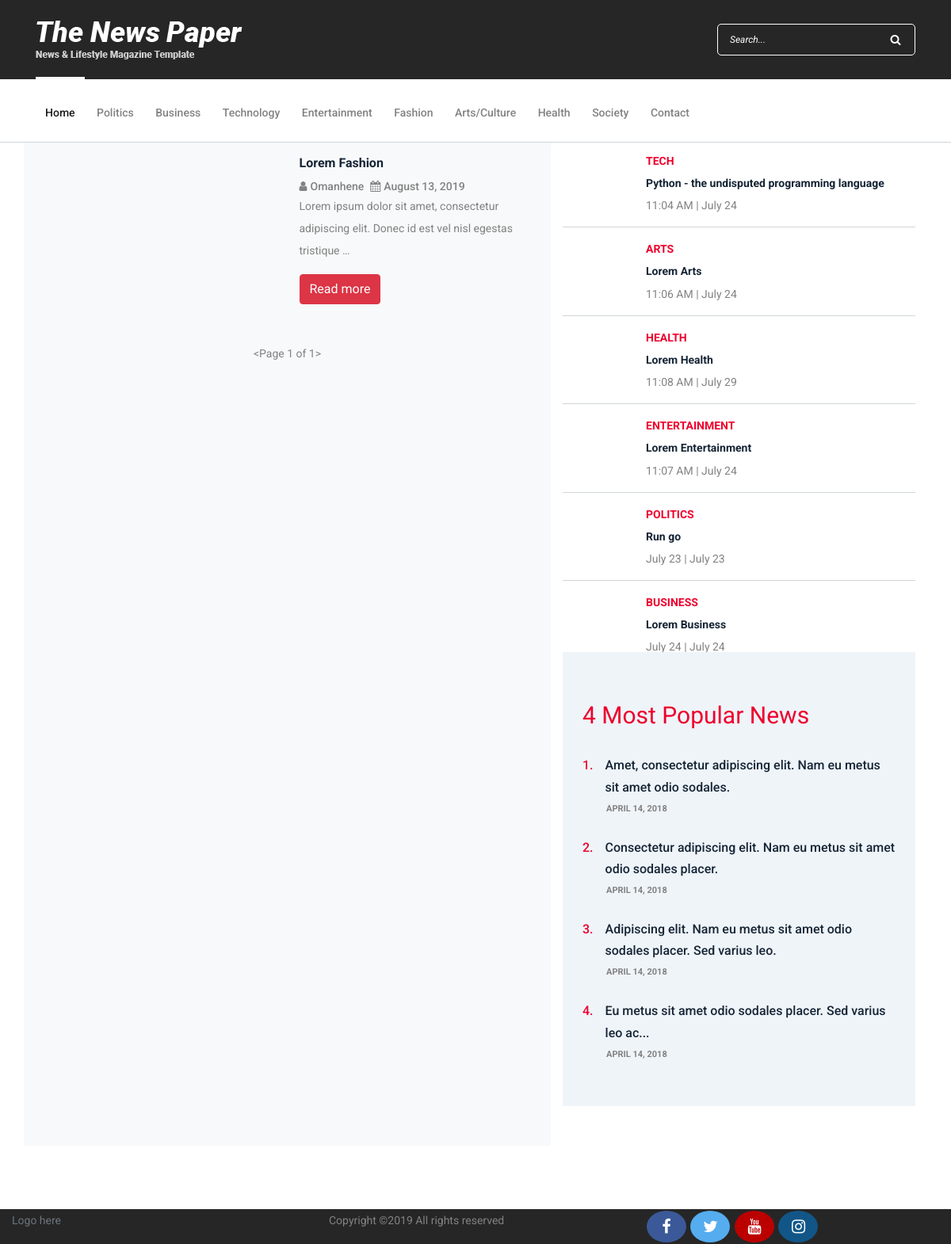
Page /fashion/ on the committed database.
### blog/models.py (models this page shows, shortened)
class News(models.Model):
    title = models.CharField(max_length=500)
    date = models.DateTimeField()
    reporter = models.CharField(max_length=100)
    content = models.TextField()
    category = models.CharField(max_length=50, choices=CATEGORY_CHOICES)
    slug = models.SlugField(null=True)
    picture = models.ImageField(upload_to='News/')
    audio = models.FileField(upload_to='Audio/', null=True, blank=True)
    def get_absolute_url(self):
        return reverse('blog-news-detail', kwargs={'slug': self.slug})

### blog/views.py (the view)
# urls.py: path('fashion/', views.fashion, name='blog-fashion'),
def fashion(request):
    arts = News.objects.all().filter(category='arts').order_by('-id')[:1]
    bus = News.objects.all().filter(category='business').order_by('-id')[:1]
    enter = News.objects.all().filter(category='entertainment').order_by('-id')[:1]
    fash = News.objects.all().filter(category='fashion').order_by('-id')
    heal = News.objects.all().filter(category='health').order_by('-id')[:1]
    poli = News.objects.all().filter(category='politics').order_by('-id')[:1]
    sports = News.objects.all().filter(category='sport').order_by('-id')[:1]
    technology = News.objects.all().filter(category='tech').order_by('-id')[:1]
    page = request.GET.get('page', 1)
    paginator = Paginator(fash, 10)
    try:
        news = paginator.page(page)
    except PageNotAnInteger:
        news = paginator.page(1)
    except EmptyPage:
        news = paginator.page(paginator.num_pages)
    context = {'politics': poli, 'arts': arts, 'business': bus, 'entertainment': enter, 'health': heal,
               'sports': sports, 'technology': technology, 'news': news}
    return render(request, 'blog/fashion.html', context)

### blog/templates/blog/fashion.html (shortened to what this page needs)
{% extends 'blog/base.html' %}
{% load static %}
{% block content %}
    <div class="blog-area section-padding-0-80">
        <div class="container">
            <div class="row bg">
                <div class="col-12 col-lg-7 bg-light">
                    <div class="blog-posts-area">
                        {% for fash in news %}
                        <div class="row mt-3 mb-3">
                        <div class="col-6 col-md-6">
                        </div>
                        <div class=" col-6 text">
                            <h6 class="post-title">{{ fash.title }}</h6>
                            <div class="post-meta d-flex">
                                <a href="#"><i class="fa fa-user pr-1" aria-hidden="true"></i>{{ fash.reporter }}</a>
                                <a href="#"><i class="fa fa-calendar pl-2 pr-1" aria-hidden="true"></i>{{ fash.date|date:'F d, Y' }}</a>
                            </div>
                            <p>{{ fash.content|truncatewords:15 }}</p>
                            <a href="{{ fash.get_absolute_url }}" class="btn btn-danger" role="button">Read more</a>
                        </div>
                        </div>
                        {% endfor %}
                    </div>
                      {% if news.has_other_pages %}
                    <nav aria-label="Page navigation example">
                        <ul class="pagination mt-50">
                            {% if news.has_previous %}
                                <li class="page-item"><a class="page-link" href="?page={{ news.previous_page_number }}"><i class="fa fa-angle-double-left"></i></a></li>
                            {% endif %}
                            {% for i in news.paginator.page_range %}
                                {% if news.number == i %}
                                    <li class="page-item active"><span class="page-link">{{ i }} <span class="sr-only">(current)</span></span></li>
                                {% else %}
                                    <li class="page-item"><a class="page-link" href="?page={{ i }}">{{ i }}</a></li>
                                {% endif %}
                            {% endfor %}
                            {% if news.has_next %}
                                <li class="page-item"><a class="page-link" href="?page={{ news.next_page_number }}"><i class="fa fa-angle-double-right"></i></a></li>
                            {% endif %}
                        </ul>
                        <p class="text-center">{{ news }}</p>
                    </nav>
                    {% else %}
                          <p class="text-center mt-5">{{ news }}</p>
                    {% endif %}
                </div>
                <div class="col-12 col-lg-5">
                    <div class="blog-sidebar-area">
                        <div class="latest-posts-widget mt-3">
                            {% for tech in technology %}
                            <div class="single-blog-post small-featured-post d-flex">
                                <div class="post-thumb">
                                    <a href="{% url 'blog-news-detail' slug=tech.slug %}"><img src="{{ tech.picture.url }}" alt=""></a>
                                </div>
                                <div class="post-data">
                                    <a href="{% url 'blog-news-detail' slug=tech.slug %}" class="post-catagory">{{ tech.category.title }}</a>
                                    <div class="post-meta">
                                        <a href="{% url 'blog-news-detail' slug=tech.slug %}" class="post-title">
                                            <h6>{{ tech.title }}</h6>
                                        </a>
                                        <p class="post-date"><span>{{ tech.date|date:'g:i A' }}</span> | <span>{{ tech.date|date:'F j' }}</span></p>
                                    </div>
                                </div>
                            </div>
                            {% endfor %}
                            {% for art in arts %}
                            <div class="single-blog-post small-featured-post d-flex">
                                <div class="post-thumb">
                                    <a href="{% url 'blog-news-detail' slug=art.slug %}"><img src="{{ art.picture.url }}" alt=""></a>
                                </div>
                                <div class="post-data">
                                    <a href="{% url 'blog-news-detail' slug=art.slug %}" class="post-catagory">{{ art.category.title }}</a>
                                    <div class="post-meta">
                                        <a href="{% url 'blog-news-detail' slug=art.slug %}" class="post-title">
                                            <h6>{{ art.title }}</h6>
                                        </a>
                                        <p class="post-date"><span>{{ art.date|date:'g:i A' }}</span> | <span>{{ art.date|date:'F j' }}</span></p>
                                    </div>
                                </div>
                            </div>
                            {% endfor %}
                            {% for heal in health %}
                            <div class="single-blog-post small-featured-post d-flex">
                                <div class="post-thumb">
                                    <a href="{% url 'blog-news-detail' slug=heal.slug %}"><img src="{{ heal.picture.url }}" alt=""></a>
                                </div>
                                <div class="post-data">
                                    <a href="{% url 'blog-news-detail' slug=heal.slug %}" class="post-catagory">{{ heal.category.title }}</a>
                                    <div class="post-meta">
                                        <a href="{% url 'blog-news-detail' slug=heal.slug %}" class="post-title">
                                            <h6>{{ heal.title }}</h6>
                                        </a>
                                        <p class="post-date"><span>{{ heal.date|date:'g:i A' }}</span> | <span>{{ heal.date|date:'F j' }}</span></p>
                                    </div>
                                </div>
                            </div>
                            {% endfor %}
                            {% for enter in entertainment %}
                            <div class="single-blog-post small-featured-post d-flex">
                                <div class="post-thumb">
                                    <a href="{% url 'blog-news-detail' slug=enter.slug %}"><img src="{{ enter.picture.url }}" alt=""></a>
                                </div>
                                <div class="post-data">
                                    <a href="{% url 'blog-news-detail' slug=enter.slug %}" class="post-catagory">{{ enter.category.title }}</a>
                                    <div class="post-meta">
                                        <a href="{% url 'blog-news-detail' slug=enter.slug %}" class="post-title">
                                            <h6>{{ enter.title }}</h6>
                                        </a>
                                        <p class="post-date"><span>{{ enter.date|date:'g:i A' }}</span> | <span>{{ enter.date|date:'F j' }}</span></p>
                                    </div>
                                </div>
                            </div>
                            {% endfor %}
                            {% for politics in politics %}
                            <div class="single-blog-post small-featured-post d-flex">
                                <div class="post-thumb">
                                    <a href="{% url 'blog-news-detail' slug=politics.slug %}"><img src="{{ politics.picture.url }}" alt=""></a>
                                </div>
                                <div class="post-data">
                                    <a href="{% url 'blog-news-detail' slug=politics.slug %}" class="post-catagory">{{ politics.category.title }}</a>
                                    <div class="post-meta">
                                        <a href="{% url 'blog-news-detail' slug=politics.slug %}" class="post-title">
                                            <h6>{{ politics.title }}</h6>
                                        </a>
                                        <p class="post-date"><span>{{ politics.date|date:'F j' }}</span> | <span>{{ politics.date|date:'F j' }}</span></p>
                                    </div>
                                </div>
                            </div>
                            {% endfor %}
                            {% for bus in business %}
                            <div class="single-blog-post small-featured-post d-flex">
                                <div class="post-thumb">
                                    <a href="{% url 'blog-news-detail' slug=bus.slug %}"><img src="{{ bus.picture.url }}" alt=""></a>
                                </div>
                                <div class="post-data">
                                    <a href="{% url 'blog-news-detail' slug=bus.slug %}" class="post-catagory">{{ bus.category.title }}</a>
                                    <div class="post-meta">
                                        <a href="{% url 'blog-news-detail' slug=bus.slug %}" class="post-title">
                                            <h6>{{ bus.title }}</h6>
                                        </a>
                                        <p class="post-date"><span>{{ bus.date|date:'F j' }}</span> | <span>{{ bus.date|date:'F j' }}</span></p>
                                    </div>
                                </div>
                            </div>
                        </div>
                        {% endfor %}
                        <div class="popular-news-widget mb-50">
                            <h3>4 Most Popular News</h3>
                            <div class="single-popular-post">
                                <a href="#">
                                    <h6><span>1.</span> Amet, consectetur adipiscing elit. Nam eu metus sit amet odio sodales.</h6>
                                </a>
                                <p>April 14, 2018</p>
                            </div>
                            <div class="single-popular-post">
                                <a href="#">
                                    <h6><span>2.</span> Consectetur adipiscing elit. Nam eu metus sit amet odio sodales placer.</h6>
                                </a>
                                <p>April 14, 2018</p>
                            </div>
                            <div class="single-popular-post">
                                <a href="#">
                                    <h6><span>3.</span> Adipiscing elit. Nam eu metus sit amet odio sodales placer. Sed varius leo.</h6>
                                </a>
                                <p>April 14, 2018</p>
                            </div>
                            <div class="single-popular-post">
                                <a href="#">
                                    <h6><span>4.</span> Eu metus sit amet odio sodales placer. Sed varius leo ac...</h6>
                                </a>
                                <p>April 14, 2018</p>
                            </div>
                        </div>
                    </div>
                </div>
            </div>
        </div>
    </div>
{% endblock content %}

### blog/static/blog/style.css (style rules this page uses)
* { margin: 0; padding: 0; }
body { font-family: "Roboto", sans-serif; font-size: 14px; }
h1, h2, h3, h4, h5, h6 { color: #152535; line-height: 1.3; font-weight: 700; }
p { color: #828282; font-size: 14px; line-height: 2; font-weight: 400; }
a, a:hover, a:focus { -webkit-transition-duration: 500ms; transition-duration: 500ms; text-decoration: none; outline: 0 solid transparent; color: #1c1c1c; font-weight: 500; font-size: 14px; color: #828282; }
.mb-50 { margin-bottom: 50px !important; }
.section-padding-0-80 { padding-top: 0; padding-bottom: 80px; }
.single-blog-post { position: relative; z-index: 1; }
.single-blog-post .post-thumb a { display: block; }
.single-blog-post .post-data { padding: 30px 0; }
.single-blog-post .post-data .post-catagory { font-size: 14px; color: #ee002d; text-transform: uppercase; font-weight: 700; margin-bottom: 10px; display: block; }
.single-blog-post .post-data .post-title { display: block; }
.single-blog-post .post-data .post-title h6 { -webkit-transition-duration: 500ms; transition-duration: 500ms; line-height: 1.9; }
.single-blog-post.small-featured-post { position: relative; z-index: 1; border-bottom: 1px solid #d0d5d8; padding: 20px 0; }
.single-blog-post.small-featured-post .post-thumb { -webkit-box-flex: 0; -ms-flex: 0 0 90px; flex: 0 0 90px; max-width: 90px; width: 90px; margin-right: 15px; }
.single-blog-post.small-featured-post .post-data { padding: 0; }
.single-blog-post.small-featured-post .post-data .post-catagory { margin-bottom: 10px; line-height: 1; }
.single-blog-post.small-featured-post .post-data .post-title h6 { font-size: 14px; line-height: 1.6; margin-bottom: 10px; font-weight: 700; }
.single-blog-post.small-featured-post .post-data .post-date { margin-bottom: 0; line-height: 1; }
.single-blog-post.small-featured-post:first-child { padding-top: 0; }
.single-blog-post.small-featured-post:last-child { padding-bottom: 0; border-bottom: none; }
.popular-news-widget { position: relative; z-index: 1; background-color: #eff4f9; padding: 60px 25px; }
.popular-news-widget h3 { font-size: 30px; margin-bottom: 30px; font-weight: 400; color: #ee002d; }
.popular-news-widget .single-popular-post { position: relative; z-index: 1; margin-bottom: 30px; }
.popular-news-widget .single-popular-post h6 { -webkit-transition-duration: 500ms; transition-duration: 500ms; display: -webkit-box; display: -ms-flexbox; display: flex; line-height: 1.7; font-weight: 500; }
.popular-news-widget .single-popular-post h6 span { margin-right: 15px; color: #ee002d; }
.popular-news-widget .single-popular-post p { margin-bottom: 0; font-size: 11px; text-transform: uppercase; font-weight: 700; color: #828282; margin-left: 30px; line-height: 1; }
.popular-news-widget .single-popular-post:last-child { margin-bottom: 0; }

### rows in the picture
News: title "Lorem Fashion", reporter "Omanhene", date "August 13, 2019", content "Lorem ipsum dolor sit amet, consectetur adipiscing elit. Donec id est vel nisl egestas tristique …"
News: category "TECH", title "Python - the undisputed programming language", date "11:04 AM", date "July 24"
News: category "ARTS", title "Lorem Arts", date "11:06 AM", date "July 24"
News: category "HEALTH", title "Lorem Health", date "11:08 AM", date "July 29"
News: category "ENTERTAINMENT", title "Lorem Entertainment", date "11:07 AM", date "July 24"
News: category "POLITICS", title "Run go", date "July 23"
News: category "BUSINESS", title "Lorem Business", date "July 24"

### other values in the picture
{{ news }} "<Page 1 of 1>"
